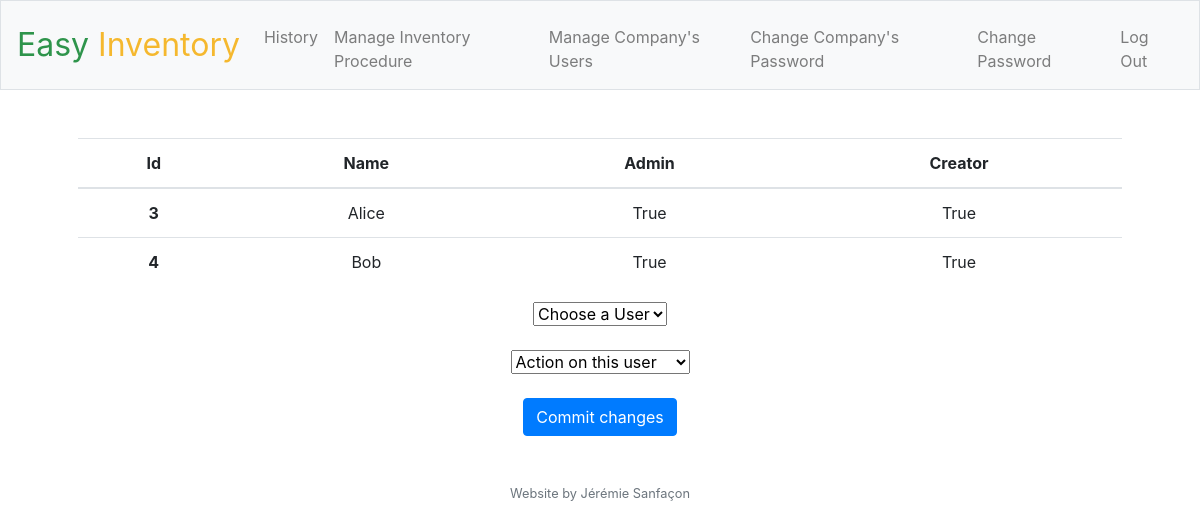
The app's page /manage (signed in) with its own data.
### tables this page shows
CREATE TABLE 'users' ('id' integer PRIMARY KEY AUTOINCREMENT NOT NULL,'username' text, 'hash' text, 'admin' boolean, 'creator' boolean, 'company' text);

### app.py (the view, shortened to what this page needs)
@app.route("/manage", methods=["GET", "POST"])
@login_required
def manage():
    if request.method == "GET":
        if session["username"] != "creator":
            return apology("Must be creator to do this action")
        id = session["user_id"]
        company = db.execute("SELECT * FROM users WHERE id = :id;", id=id)[0]['company']
        user_list = db.execute("SELECT * FROM users WHERE company = :company;", company=company)
        return render_template("manage.html", user_list=user_list)
    return apology("TODO")

### app.py (called while the page is built)
@app.after_request
def after_request(response):
    response.headers["Cache-Control"] = "no-cache, no-store, must-revalidate"
    response.headers["Expires"] = 0
    response.headers["Pragma"] = "no-cache"
    return response

### helpers.py (called while the page is built)
def login_required(f):
    @wraps(f)
    def decorated_function(*args, **kwargs):
        if session.get("user_id") is None:
            return redirect("/login")
        return f(*args, **kwargs)
    return decorated_function

### templates/manage.html (shortened to what this page needs)
{% extends "layout.html" %}
{% block main %}
<form action="/manage" method="post">
  <table class="table">
    <thead>
      <tr>
          <th scope="col">Id</th>
          <th scope="col">Name</th>
          <th scope="col">Admin</th>
          <th scope="col">Creator</th>
      </tr>
    </thead>
    <tbody>
      {% for row in user_list %}
      <tr>
        <th >{{row["id"]}}</th>
        <td>{{row["username"]}}</td>
        {% if row["admin"] == 1 %}
          <td>True</td>
        {% else %}
          <td>False</td>
        {% endif %}
        {% if row["creator"] == 1 %}
          <td>True</td>
        {% else %}
          <td>False</td>
        {% endif %}
      </tr>
      {% endfor %}
    </tbody>
  </table>
  <select class="form-select" aria-label="Default select example" id="user" name="user">
    <option selected value="0">     Choose a User     </option>
  </select>
  <br>
  <br>
  <select class="form-select" aria-label="Default select example" id="action" name="action">
    <option selected value="0">     Action on this user     </option>
  </select>
  <br>
  <br>
  <button class="btn btn-primary" type="submit">Commit changes</button>
</form>
{% endblock %}

### records on screen
users: id "3", username "Alice", admin "True", creator "True"
users: id "4", username "Bob", admin "True", creator "True"
